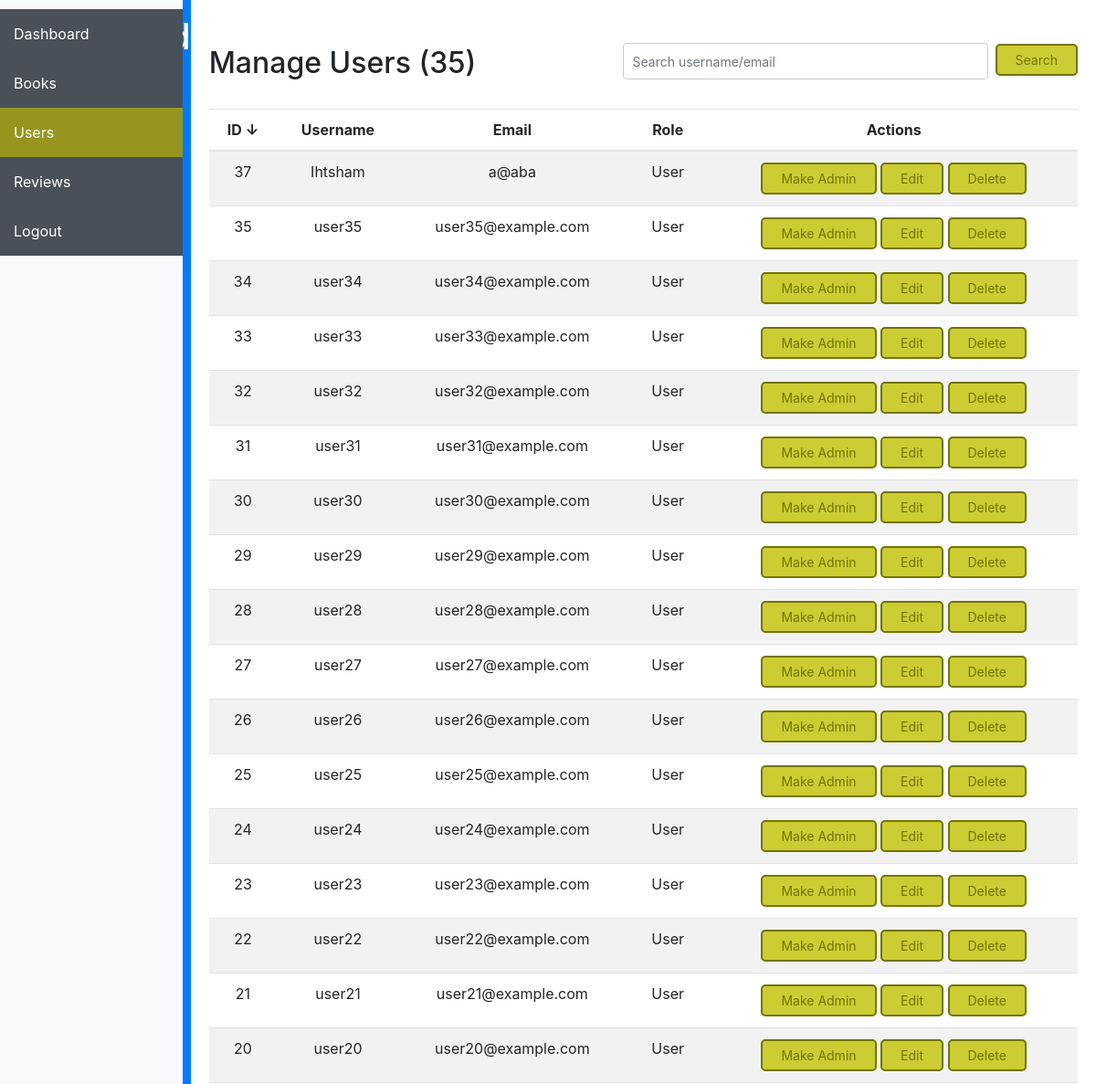
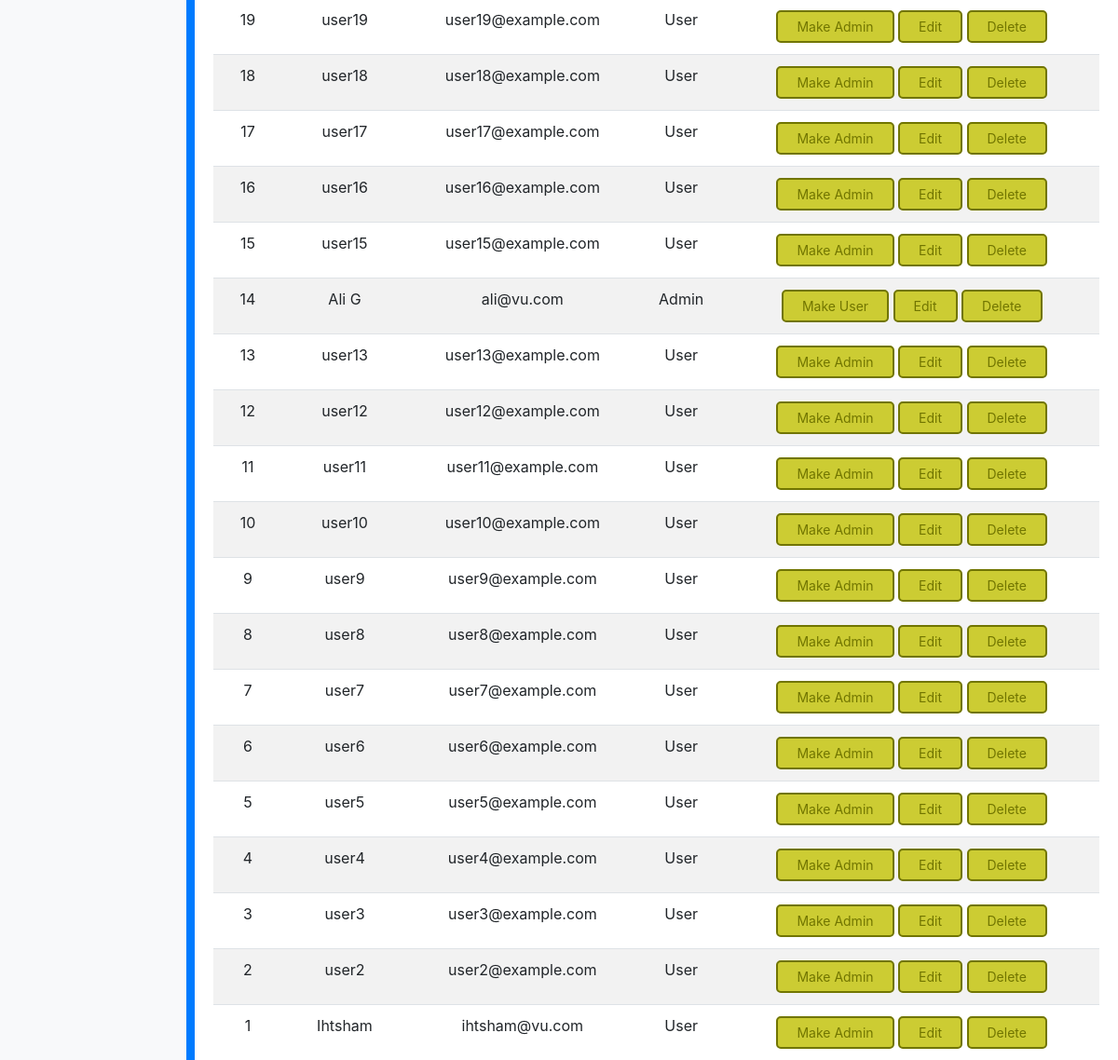
The page /admin_users.php (signed in) on the database its author committed (2 pictures, top to bottom).
### tables this page shows
CREATE TABLE `person` (
  `Person_ID` int(11) NOT NULL,
  `Username` varchar(50) NOT NULL,
  `Join_Date` timestamp NOT NULL DEFAULT current_timestamp(),
  `Email` varchar(50) NOT NULL,
  `Role` tinyint(1) DEFAULT NULL,
  `BanStatus` timestamp NULL DEFAULT NULL,
  `InSession` tinyint(1) DEFAULT NULL,
  `Password` varchar(50) NOT NULL
);

### admin_users.php (the view, shortened to what this page needs)
<?php
include 'config.php';
$activePage = 'users';
include 'admin_header.php';
include 'admin_sidebar.php';
$validSortFields = [
    'id' => 'Person_id',
    'username' => 'Username',
    'email' => 'Email',
    'role' => 'Role'
];
$sort = $_GET['sort'] ?? 'id';
$dir = $_GET['dir'] ?? 'desc';
$sortField = $validSortFields[$sort] ?? 'Person_id';
$sortDir = strtoupper($dir) === 'ASC' ? 'ASC' : 'DESC';
$search = $_GET['search'] ?? '';
$params = [];
$searchSql = '';
$sql = "SELECT Person_id, Username, Email, Role FROM person $searchSql ORDER BY $sortField $sortDir";
$stmt = $pdo->prepare($sql);
$stmt->execute($params);
$totalUsers = $pdo->query("SELECT COUNT(*) FROM Person WHERE Role = 0")->fetchColumn();
$users = $stmt->fetchAll();
?>
<head>
    <link rel="stylesheet" href="https://stackpath.bootstrapcdn.com/bootstrap/4.5.2/css/bootstrap.min.css">
    <link rel="stylesheet" href="css/sidebar.css">
</head>
<?php
function sortLink($label, $field, $currentSort, $currentDir, $search) {
    $dir = ($currentSort === $field && strtolower($currentDir) === 'asc') ? 'desc' : 'asc';
    $arrow = '';
    if ($currentSort === $field) {
        $arrow = $currentDir === 'asc' ? ' ↑' : ' ↓';
    }
    $searchParam = $search ? '&search=' . urlencode($search) : '';
    return "<a href=\"?sort=$field&dir=$dir$searchParam\">$label$arrow</a>";
}
?>
<div class="container content mt-4">
    <div class="d-flex justify-content-between align-items-center mb-3">
        <h2>Manage Users (<?= $totalUsers; ?>)</h2>
        <form method="GET" class="form-inline">
            <input type="text" name="search" class="form-control form-control-sm mr-2" placeholder="Search username/email" value="<?= htmlspecialchars($search) ?>">
            <button type="submit" class="btn btn-sm btn-primary">Search</button>
        </form>
    </div>
    <table class="table table-striped">
        <thead>
            <tr class="text-center">
                <th><?= sortLink('ID', 'id', $sort, $dir, $search) ?></th>
                <th><?= sortLink('Username', 'username', $sort, $dir, $search) ?></th>
                <th><?= sortLink('Email', 'email', $sort, $dir, $search) ?></th>
                <th><?= sortLink('Role', 'role', $sort, $dir, $search) ?></th>
                <th>Actions</th>
            </tr>
        </thead>
        <tbody>
    <?php if (count($users) === 0): ?>
        <tr><td colspan="5" class="text-center">No users found.</td></tr>
    <?php else: ?>
        <?php foreach($users as $user): ?>
            <tr class="text-center">
                <td><?= htmlspecialchars($user['Person_id']) ?></td>
                <td><?= htmlspecialchars($user['Username']) ?></td>
                <td><?= htmlspecialchars($user['Email']) ?></td>
                <td><?= $user['Role'] == 1 ? 'Admin' : 'User' ?></td>
                <td>
                    <a href="toggle_role.php?id=<?= $user['Person_id'] ?>"
   class="btn btn-sm btn-secondary"
   onclick="return confirm('Are you sure you want to change this user\'s role?');">
   <?= $user['Role'] == 1 ? 'Make User' : 'Make Admin' ?>
</a>
                    <a href="admin_edit_user.php?id=<?= $user['Person_id'] ?>" class="btn btn-sm btn-warning">Edit</a>
                    <a href="delete_user.php?id=<?= $user['Person_id'] ?>" class="btn btn-sm btn-danger" onclick="return confirm('Are you sure you want to delete this user?');">Delete</a>
                </td>
            </tr>
        <?php endforeach; ?>
    <?php endif; ?>
</tbody>
    </table>
</div>

### admin_header.php
<header class="bg-primary text-white text-center py-3">
    <h1>Dashboard</h1>
</header>

### admin_sidebar.php (shortened to what this page needs)
<nav class="bg-light sidebar">
    <ul class="nav flex-column">
        <li class="nav-item"><a class="nav-link <?= ($activePage == 'dashboard') ? 'active' : '' ?>" href="admin_dashboard.php">Dashboard</a></li>
        <li class="nav-item"><a class="nav-link <?= ($activePage == 'books') ? 'active' : '' ?>" href="admin_books.php">Books</a></li>
        <li class="nav-item"><a class="nav-link <?= ($activePage == 'users') ? 'active' : '' ?>" href="admin_users.php">Users</a></li>
     <li class="nav-item"><a class="nav-link <?= ($activePage == 'reviews') ? 'active' : '' ?>" href="admin_reviews.php">Reviews</a></li>
<li class="nav-item">
  <a class="nav-link <?= ($activePage == 'logout') ? 'active' : '' ?>" href="logout.php" onclick="return confirmLogout()">Logout</a>
</li>
    </ul>
</nav>

### css/sidebar.css (style rules this page uses)
.sidebar a { display: block; color: white; padding: 15px; text-decoration: none; background-color: #495057; }
.sidebar a:hover, .sidebar a.active { background-color: #96961E; }
.btn { padding: 5px 20px; background: #cccc33; color: #717500; border: 2px solid #717500; border-radius: 5px; }
input[type="text"], textarea { width: 100%; padding: 10px; margin-bottom: 15px; border: 1px solid #ccc; border-radius: 4px; }
.form-inline input[type="text"] { margin: 3px 0px 0px 0px; height: 40px; width: 400px; }

### admin_users.php (style rules this page uses)
.content { padding-top: 80px; padding: 20px; flex-grow: 1; }
th a { color: inherit; text-decoration: none; }

### rows shown on the page
person: Person_ID "37", Username "Ihtsham", Email "a@aba", Role "User"
person: Person_ID "35", Username "user35", Email "user35@example.com", Role "User"
person: Person_ID "34", Username "user34", Email "user34@example.com", Role "User"
person: Person_ID "33", Username "user33", Email "user33@example.com", Role "User"
person: Person_ID "32", Username "user32", Email "user32@example.com", Role "User"
person: Person_ID "31", Username "user31", Email "user31@example.com", Role "User"
person: Person_ID "30", Username "user30", Email "user30@example.com", Role "User"
person: Person_ID "29", Username "user29", Email "user29@example.com", Role "User"
person: Person_ID "28", Username "user28", Email "user28@example.com", Role "User"
person: Person_ID "27", Username "user27", Email "user27@example.com", Role "User"
person: Person_ID "26", Username "user26", Email "user26@example.com", Role "User"
person: Person_ID "25", Username "user25", Email "user25@example.com", Role "User"
person: Person_ID "24", Username "user24", Email "user24@example.com", Role "User"
person: Person_ID "23", Username "user23", Email "user23@example.com", Role "User"
person: Person_ID "22", Username "user22", Email "user22@example.com", Role "User"
person: Person_ID "21", Username "user21", Email "user21@example.com", Role "User"
person: Person_ID "20", Username "user20", Email "user20@example.com", Role "User"
person: Person_ID "19", Username "user19", Email "user19@example.com", Role "User"
person: Person_ID "18", Username "user18", Email "user18@example.com", Role "User"
person: Person_ID "17", Username "user17", Email "user17@example.com", Role "User"
person: Person_ID "16", Username "user16", Email "user16@example.com", Role "User"
person: Person_ID "15", Username "user15", Email "user15@example.com", Role "User"
person: Person_ID "14", Username "Ali G", Email "ali@vu.com", Role "Admin"
person: Person_ID "13", Username "user13", Email "user13@example.com", Role "User"
person: Person_ID "12", Username "user12", Email "user12@example.com", Role "User"
person: Person_ID "11", Username "user11", Email "user11@example.com", Role "User"
person: Person_ID "10", Username "user10", Email "user10@example.com", Role "User"
person: Person_ID "9", Username "user9", Email "user9@example.com", Role "User"
person: Person_ID "8", Username "user8", Email "user8@example.com", Role "User"
person: Person_ID "7", Username "user7", Email "user7@example.com", Role "User"
person: Person_ID "6", Username "user6", Email "user6@example.com", Role "User"
person: Person_ID "5", Username "user5", Email "user5@example.com", Role "User"
person: Person_ID "4", Username "user4", Email "user4@example.com", Role "User"
person: Person_ID "3", Username "user3", Email "user3@example.com", Role "User"
person: Person_ID "2", Username "user2", Email "user2@example.com", Role "User"
person: Person_ID "1", Username "Ihtsham", Email "ihtsham@vu.com", Role "User"

### other values the page prints
$totalUsers "35"
$label "ID Username Email Role"
$arrow "↓"
